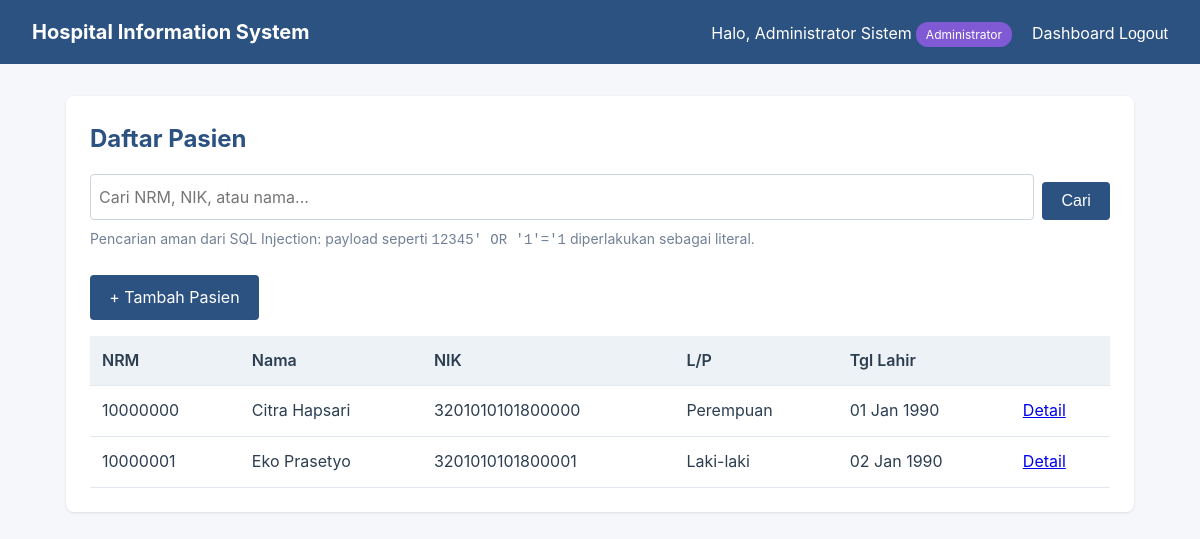
/pasien/ (signed in), run on the app's committed database.
### accounts/models.py (models this page shows, shortened)
class User(AbstractUser):
    role = models.CharField(
        max_length=16,
        choices=Role.choices,
        default=Role.PASIEN,
    )
    full_name = models.CharField(max_length=120, blank=True)
    @property
    def is_dokter(self) -> bool:
        return self.role == Role.DOKTER
    @property
    def is_admin_role(self) -> bool:
        return self.role == Role.ADMIN

### hospital_app/models.py (models this page shows, shortened)
class Pasien(models.Model):
    user = models.OneToOneField(
        settings.AUTH_USER_MODEL,
        on_delete=models.CASCADE,
        related_name="pasien_profile",
        null=True, blank=True,
        help_text="Akun login pasien (opsional - pasien bisa belum punya akun).",
    )
    nrm = models.CharField(
        "Nomor Rekam Medis",
        max_length=16, unique=True, db_index=True,
        validators=[validate_nrm],
    )
    nik = models.CharField(
        "NIK", max_length=16, unique=True,
        validators=[validate_nik],
    )
    nama = models.CharField(max_length=120, validators=[validate_name])
    tanggal_lahir = models.DateField()
    JENIS_KELAMIN = [("L", "Laki-laki"), ("P", "Perempuan")]
    jenis_kelamin = models.CharField(max_length=1, choices=JENIS_KELAMIN)
    no_telepon = models.CharField(max_length=15, validators=[validate_phone])
    alamat = models.TextField(max_length=300)
    created_at = models.DateTimeField(auto_now_add=True)
    updated_at = models.DateTimeField(auto_now=True)
    class Meta:
        ordering = ["nrm"]
        verbose_name = "Pasien"
        verbose_name_plural = "Pasien"

### hospital_app/views.py (the view)
# urls.py: path("pasien/", views.pasien_list, name="pasien_list"),
@role_required(Role.DOKTER, Role.APOTEKER, Role.ADMIN)
def pasien_list(request):
    q = (request.GET.get("q") or "").strip()
    pasien_qs = Pasien.objects.all()
    if q:
        pasien_qs = pasien_qs.filter(
            Q(nrm__icontains=q) | Q(nama__icontains=q) | Q(nik__icontains=q)
        )
    paginator = Paginator(pasien_qs, 20)
    page_obj = paginator.get_page(request.GET.get("page"))
    return render(request, "hospital_app/pasien_list.html", {
        "page_obj": page_obj,
        "q": q,
    })

### hospital_app/permissions.py (called while the page is built)
def role_required(*allowed_roles: str):
    def decorator(view_func):
        @wraps(view_func)
        @login_required
        def wrapped(request, *args, **kwargs):
            user = request.user
            if user.is_superuser or user.role in allowed_roles:
                return view_func(request, *args, **kwargs)
            return render(request, "403.html", {
                "exception": "Role Anda tidak diizinkan mengakses halaman ini.",
            }, status=403)
        return wrapped
    return decorator

### hospital_app/templates/hospital_app/pasien_list.html (shortened to what this page needs)
{% extends "base.html" %}
{% block content %}
<div class="card">
    <h2>Daftar Pasien</h2>
    <form method="get" style="display:flex; gap:0.5rem">
        <input type="text" name="q" value="{{ q }}"
               placeholder="Cari NRM, NIK, atau nama..." maxlength="120">
        <button type="submit">Cari</button>
    </form>
    <p class="helper" style="margin-top:0.5rem">
        Pencarian aman dari SQL Injection: payload seperti
        <code>12345' OR '1'='1</code> diperlakukan sebagai literal.
    </p>
    {% if user.is_dokter or user.is_admin_role or user.is_superuser %}
        <nav class="actions" style="margin-top:1rem">
            <a class="btn" href="{% url 'hospital_app:pasien_create' %}">+ Tambah Pasien</a>
        </nav>
    {% endif %}
    <table>
        <thead>
            <tr><th>NRM</th><th>Nama</th><th>NIK</th><th>L/P</th><th>Tgl Lahir</th><th></th></tr>
        </thead>
        <tbody>
            {% for p in page_obj %}
            <tr>
                <td>{{ p.nrm }}</td>
                <td>{{ p.nama }}</td>
                <td>{{ p.nik }}</td>
                <td>{{ p.get_jenis_kelamin_display }}</td>
                <td>{{ p.tanggal_lahir|date:"d M Y" }}</td>
                <td><a href="{% url 'hospital_app:pasien_detail' p.pk %}">Detail</a></td>
            </tr>
            {% empty %}
            <tr><td colspan="6" style="text-align:center;color:#718096">
                {% if q %}Tidak ada pasien yang cocok dengan "{{ q }}".{% else %}Belum ada data pasien.{% endif %}
            </td></tr>
            {% endfor %}
        </tbody>
    </table>
</div>
{% endblock %}

### templates/base.html (shortened to what this page needs)
{% load static %}
<!DOCTYPE html>
<html lang="id">
<head>
</head>
<body>
    <nav class="navbar">
        <h1>Hospital Information System</h1>
        <div>
            {% if user.is_authenticated %}
                <span>Halo, {{ user.full_name|default:user.username }}
                    <span class="role-badge role-{{ user.role }}">{{ user.get_role_display }}</span>
                </span>
                <a href="{% url 'hospital_app:dashboard' %}">Dashboard</a>
                <form method="post" action="{% url 'accounts:logout' %}" style="display:inline">
                    <button type="submit" style="background:transparent;color:white;padding:0">Logout</button>
                </form>
            {% else %}
                <a href="{% url 'accounts:login' %}">Login</a>
                <a href="{% url 'accounts:register' %}">Daftar</a>
            {% endif %}
        </div>
    </nav>
    <div class="container">
        {% block content %}{% endblock %}
    </div>
</body>
</html>

### templates/base.html (style rules this page uses)
* { box-sizing: border-box; margin: 0; padding: 0; }
body { font-family: -apple-system, BlinkMacSystemFont, "Segoe UI", Roboto, sans-serif; background: #f5f7fa; color: #2c3e50; line-height: 1.6; }
.navbar { background: #2c5282; color: white; padding: 1rem 2rem; display: flex; justify-content: space-between; align-items: center; }
.navbar a { color: white; text-decoration: none; margin-left: 1rem; }
.navbar h1 { font-size: 1.25rem; }
.container { max-width: 1100px; margin: 2rem auto; padding: 0 1rem; }
.card { background: white; border-radius: 8px; padding: 1.5rem; box-shadow: 0 1px 3px rgba(0,0,0,0.1); margin-bottom: 1rem; }
h2 { margin-bottom: 1rem; color: #2c5282; }
input, select, textarea { width: 100%; padding: 0.5rem; border: 1px solid #cbd5e0; border-radius: 4px; font-size: 1rem; font-family: inherit; }
button, .btn { background: #2c5282; color: white; border: none; padding: 0.6rem 1.2rem; border-radius: 4px; cursor: pointer; font-size: 1rem; text-decoration: none; display: inline-block; margin-top: 0.5rem; }
table { width: 100%; border-collapse: collapse; margin-top: 1rem; }
th, td { padding: 0.75rem; text-align: left; border-bottom: 1px solid #e2e8f0; }
th { background: #edf2f7; font-weight: 600; }
.role-badge { display: inline-block; padding: 0.2rem 0.6rem; background: #4a5568; color: white; border-radius: 12px; font-size: 0.75rem; }
.role-ADMIN { background: #805ad5; }
nav.actions { margin-bottom: 1rem; }
nav.actions a { margin-right: 1rem; }
.helper { color: #718096; font-size: 0.875rem; margin-top: 0.25rem; }

### data on the page
User: full_name "Administrator Sistem", role "Administrator"
Pasien: nrm "10000000", nama "Citra Hapsari", nik "3201010101800000", jenis_kelamin "Perempuan", tanggal_lahir "01 Jan 1990"
Pasien: nrm "10000001", nama "Eko Prasetyo", nik "3201010101800001", jenis_kelamin "Laki-laki", tanggal_lahir "02 Jan 1990"
